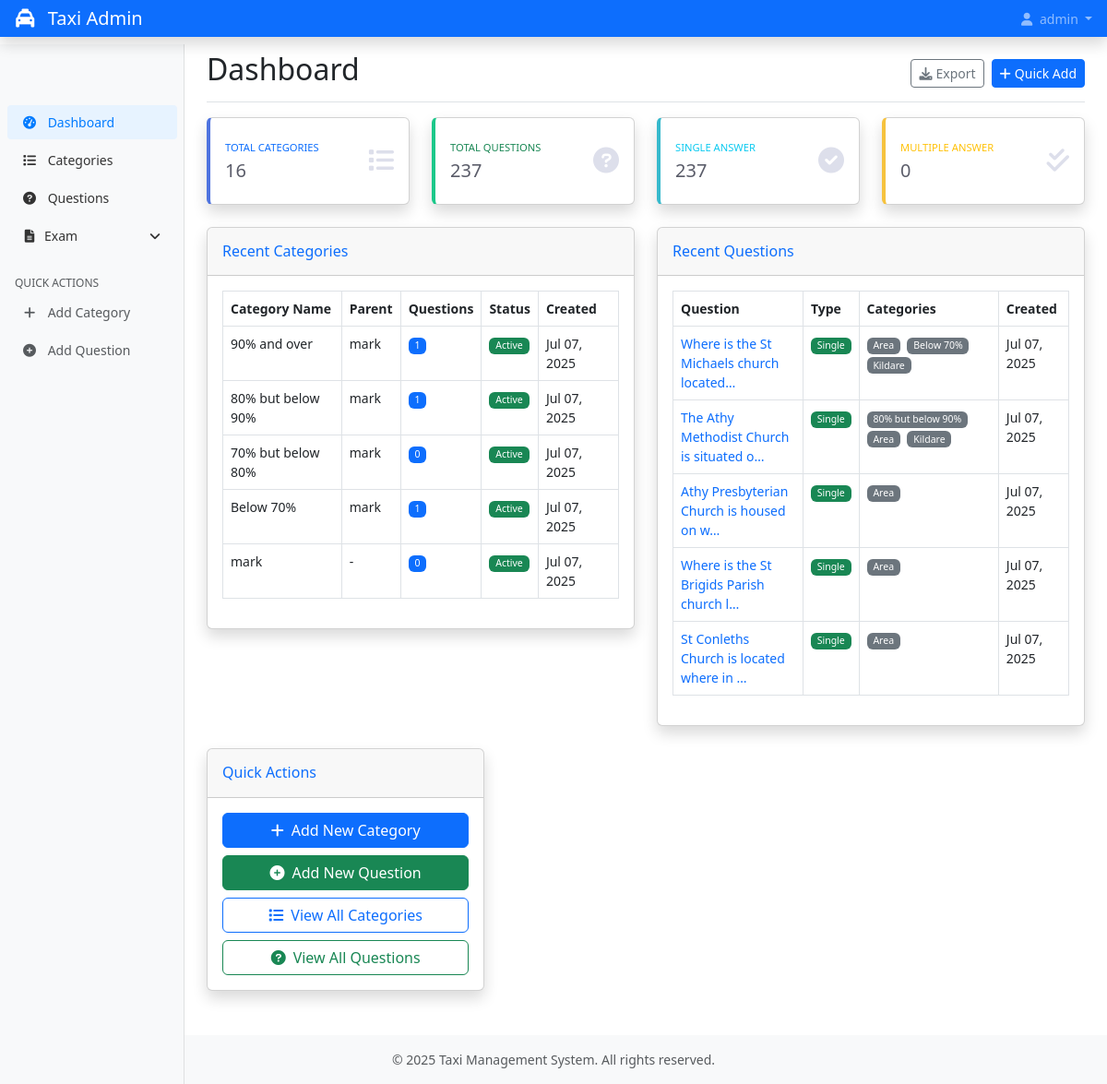
The app's page / (signed in), older data.
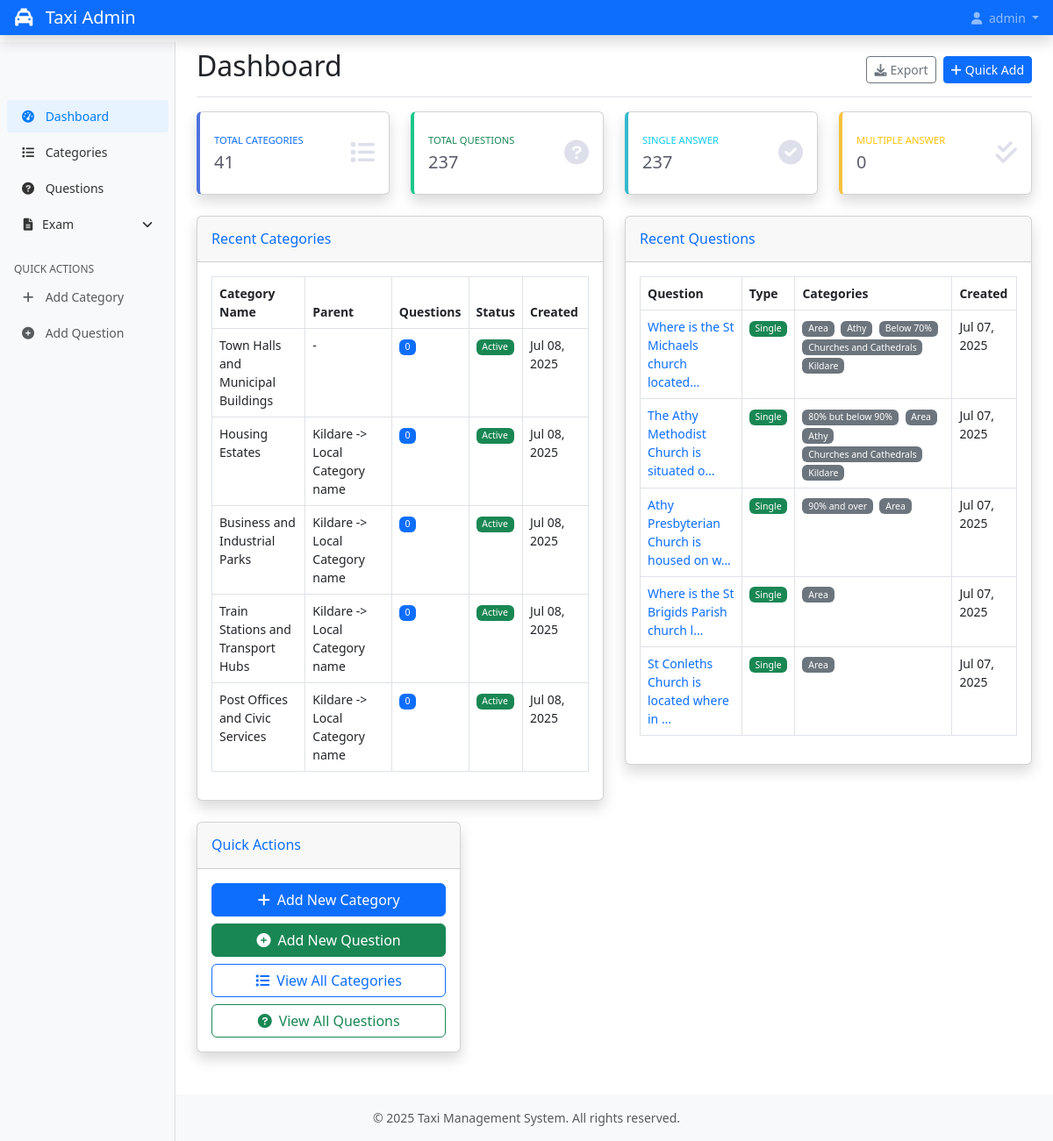
The same page, newer data.
### taxi/models.py (models this page shows, shortened)
class Category(models.Model):
    name = models.CharField(max_length=100)
    parent = models.ForeignKey('self', on_delete=models.CASCADE, null=True, blank=True, related_name='subcategories')
    description = models.TextField(blank=True, null=True)
    is_active = models.BooleanField(default=True)
    created_at = models.DateTimeField(auto_now_add=True)
    updated_at = models.DateTimeField(auto_now=True)
    class Meta:
        verbose_name_plural = "Categories"
        ordering = ['name']
    def __str__(self):
        if self.parent:
            return f"{self.parent.name} -> {self.name}"
        return self.name
    def get_level(self):
        level = 0
        parent = self.parent
        while parent:
            level += 1
            parent = parent.parent
        return level

class Question(models.Model):
    SINGLE = 'single'
    MULTIPLE = 'multiple'
    QUESTION_TYPES = [
        (SINGLE, 'Single Correct Answer'),
        (MULTIPLE, 'Multiple Correct Answers'),
    ]
    question_text = models.TextField()
    question_type = models.CharField(max_length=10, choices=QUESTION_TYPES, default=SINGLE)
    categories = models.ManyToManyField(Category, related_name='questions')
    created_at = models.DateTimeField(auto_now_add=True)
    updated_at = models.DateTimeField(auto_now=True)
    class Meta:
        ordering = ['-created_at']

### taxi/views.py (the view)
# urls.py: path('', views.dashboard, name='dashboard'),
@login_required
def dashboard(request):
    from django.db.models import Count
    total_categories = Category.objects.count()
    root_categories = Category.objects.filter(parent=None).count()
    sub_categories = Category.objects.exclude(parent=None).count()
    active_categories = Category.objects.filter(is_active=True).count()
    recent_categories = Category.objects.annotate(
        questions_count=Count('questions')
    ).order_by('-created_at')[:5]
    total_questions = Question.objects.count()
    single_questions = Question.objects.filter(question_type='single').count()
    multiple_questions = Question.objects.filter(question_type='multiple').count()
    recent_questions = Question.objects.order_by('-created_at')[:5]
    context = {
        'total_categories': total_categories,
        'root_categories': root_categories,
        'sub_categories': sub_categories,
        'active_categories': active_categories,
        'recent_categories': recent_categories,
        'total_questions': total_questions,
        'single_questions': single_questions,
        'multiple_questions': multiple_questions,
        'recent_questions': recent_questions,
        'all_categories': Category.objects.all().order_by('parent__name', 'name'),  # For modal
    }
    return render(request, 'admin/dashboard.html', context)

### taxi/templatetags/taxi_extras.py (called while the page is built)
@register.filter
def category_indent(level):
    try:
        return "—" * int(level) * 2
    except (ValueError, TypeError):
        return ''

### templates/admin/dashboard.html (shortened to what the changed rows need)
{% extends 'admin/base.html' %}
{% load static %}
{% block content %}
<div class="d-flex justify-content-between flex-wrap flex-md-nowrap align-items-center pt-3 pb-2 mb-3 border-bottom">
    <h1 class="h2">Dashboard</h1>
</div>
<div class="row">
    <div class="col-xl-3 col-md-6 mb-4">
        <div class="card dashboard-card border-left-primary shadow h-100 py-2">
            <div class="card-body">
                <div class="row no-gutters align-items-center">
                    <div class="col mr-2">
                        <div class="text-xs font-weight-bold text-primary text-uppercase mb-1">
                            Total Categories
                        </div>
                        <div class="h5 mb-0 font-weight-bold text-gray-800">{{ total_categories }}</div>
                    </div>
                </div>
            </div>
        </div>
    </div>
</div>
<div class="row">
    <div class="col-lg-6">
        <div class="card shadow mb-4">
            <div class="card-body">
                <div class="table-responsive">
                    <table class="table table-bordered" width="100%" cellspacing="0">
                        <thead>
                            <tr>
                                <th>Category Name</th>
                                <th>Parent</th>
                                <th>Questions</th>
                                <th>Status</th>
                                <th>Created</th>
                            </tr>
                        </thead>
                        <tbody>
                            {% for category in recent_categories %}
                            <tr>
                                <td>{{ category.name }}</td>
                                <td>{{ category.parent|default:"-" }}</td>
                                <td>
                                    <span class="badge bg-primary">{{ category.questions_count }}</span>
                                </td>
                                <td>
                                    {% if category.is_active %}
                                        <span class="badge bg-success">Active</span>
                                    {% else %}
                                        <span class="badge bg-secondary">Inactive</span>
                                    {% endif %}
                                </td>
                                <td>{{ category.created_at|date:"M d, Y" }}</td>
                            </tr>
                            {% empty %}
                            <tr>
                                <td colspan="5" class="text-center text-muted">No categories found</td>
                            </tr>
                            {% endfor %}
                        </tbody>
                    </table>
                </div>
            </div>
        </div>
    </div>
    <div class="col-lg-6">
        <div class="card shadow mb-4">
            <div class="card-body">
                <div class="table-responsive">
                    <table class="table table-bordered" width="100%" cellspacing="0">
                        <thead>
                            <tr>
                                <th>Question</th>
                                <th>Type</th>
                                <th>Categories</th>
                                <th>Created</th>
                            </tr>
                        </thead>
                        <tbody>
                            {% for question in recent_questions %}
                            <tr>
                                <td>
                                    <a href="{% url 'question_detail' question.id %}" class="text-decoration-none">
                                        {{ question.question_text|truncatechars:40 }}
                                    </a>
                                </td>
                                <td>
                                    {% if question.question_type == 'single' %}
                                        <span class="badge bg-success">Single</span>
                                    {% else %}
                                        <span class="badge bg-info">Multiple</span>
                                    {% endif %}
                                </td>
                                <td>
                                    {% for category in question.categories.all %}
                                        <span class="badge bg-secondary me-1">{{ category.name }}</span>
                                    {% empty %}
                                        <span class="text-muted">-</span>
                                    {% endfor %}
                                </td>
                                <td>{{ question.created_at|date:"M d, Y" }}</td>
                            </tr>
                            {% empty %}
                            <tr>
                                <td colspan="4" class="text-center text-muted">No questions found</td>
                            </tr>
                            {% endfor %}
                        </tbody>
                    </table>
                </div>
            </div>
        </div>
    </div>
</div>
{% endblock %}

Row changes from the older to the newer data that the page shows:
no longer on this page (row unchanged): Category: name "70% but below 80%", parent "mark", questions_count "0", is_active "Active", created_at "Jul 07, 2025", shown under "Recent Categories"
no longer on this page (row unchanged): Category: name "mark", parent "-", questions_count "0", is_active "Active", created_at "Jul 07, 2025", shown under "Recent Categories"
no longer on one of the page's lists (row unchanged): Category: name "Below 70%", parent "mark", questions_count "1", created_at "Jul 07, 2025"
no longer on one of the page's lists (row unchanged): Category: name "80% but below 90%", parent "mark", questions_count "1", created_at "Jul 07, 2025"
no longer on one of the page's lists (row unchanged): Category: name "90% and over", parent "mark", questions_count "1", created_at "Jul 07, 2025"
added Category: name "Town Halls and Municipal Buildings", parent "-", questions_count "0", is_active "Active", created_at "Jul 08, 2025", shown under "Recent Categories"
added Category: name "Housing Estates", parent "Kildare -> Local Category name", questions_count "0", is_active "Active", created_at "Jul 08, 2025", shown under "Recent Categories"
added Category: name "Business and Industrial Parks", parent "Kildare -> Local Category name", questions_count "0", is_active "Active", created_at "Jul 08, 2025", shown under "Recent Categories"
added Category: name "Train Stations and Transport Hubs", parent "Kildare -> Local Category name", questions_count "0", is_active "Active", created_at "Jul 08, 2025", shown under "Recent Categories"
added Category: name "Post Offices and Civic Services", parent "Kildare -> Local Category name", questions_count "0", is_active "Active", created_at "Jul 08, 2025", shown under "Recent Categories"
changed Question "Where is the St Michaels church located…": gains Category (name "Athy")
added Category: name "Churches and Cathedrals"
changed Question "The Athy Methodist Church is situated o…": gains Category (name "Athy")
changed Question "Athy Presbyterian Church is housed on w…": gains Category (name "90% and over")
Text that changed along with them:
{{ total_categories }}: "16" → "41"
